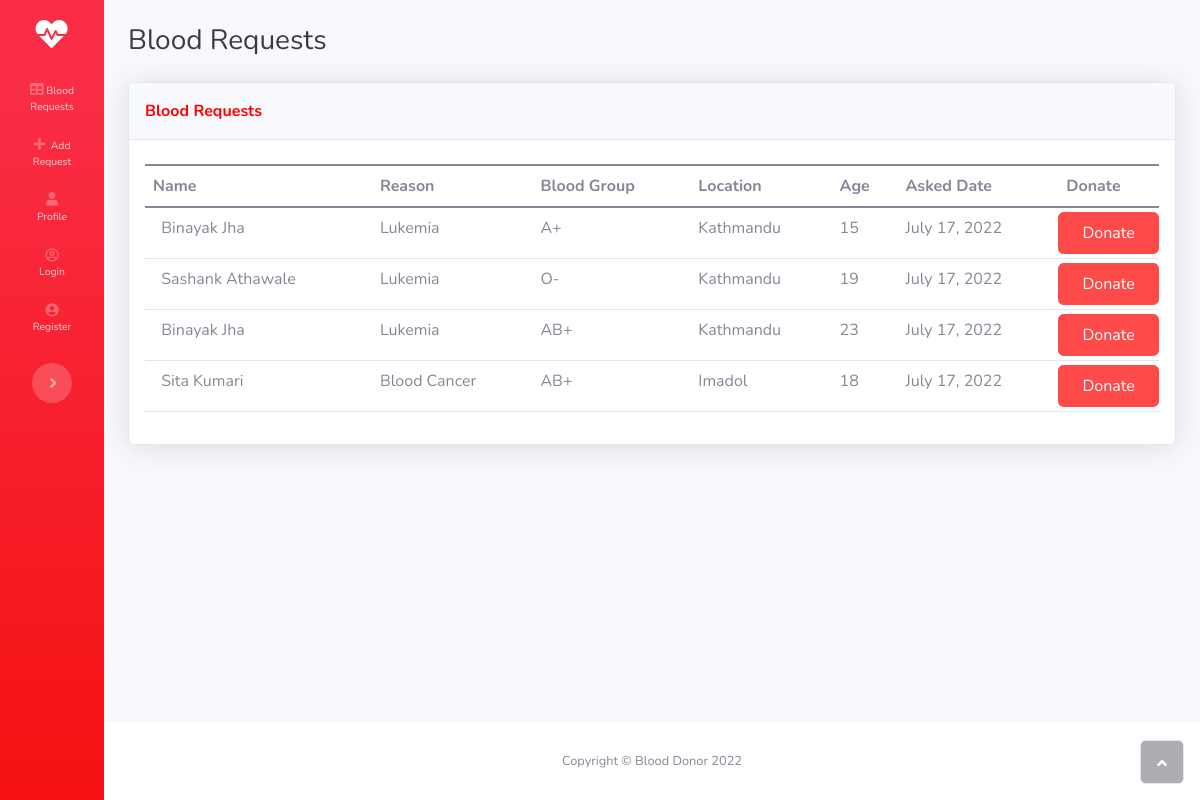
/, run on an earlier commit of the app's database.
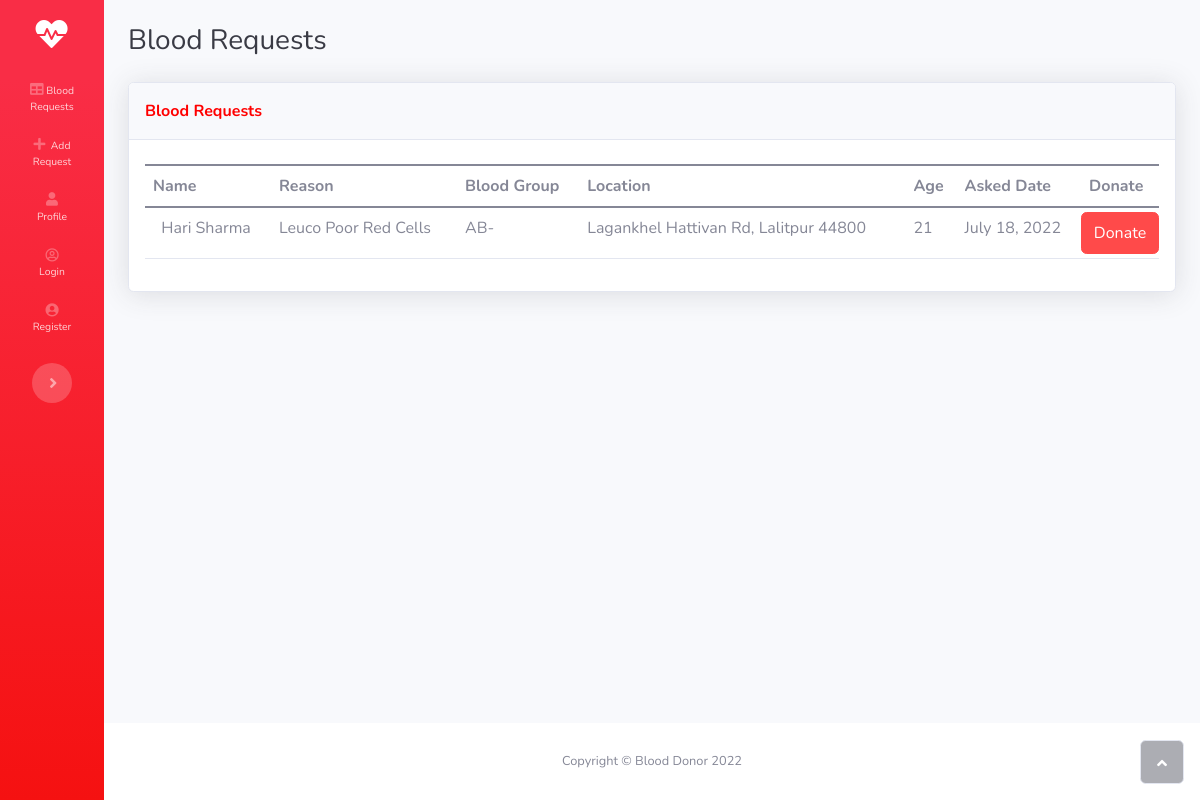
And on a later commit of the database.
### core/models.py (models this page shows, shortened)
class Blood_form(models.Model):
    id = models.AutoField(primary_key=True)
    name = models.CharField(max_length=50)
    email = models.EmailField(max_length=50)
    first_name = models.CharField(max_length=50)
    last_name = models.CharField(max_length=50)
    Age = models.IntegerField()
    blood_group = models.CharField(max_length=50)
    address = models.CharField(max_length=50)
    province = models.CharField(max_length=50)
    city = models.CharField(max_length=50)
    report = models.FileField(upload_to='media', blank = False, null = False)
    reason = models.CharField(max_length=50, blank=True, null=True, default=None)
    time = models.DateTimeField(auto_now_add=True, null=True)

### core/views.py (the view)
# urls.py: path('', views.Tabs.index, name='index'),
    def index(self):
        blood_request_list = Blood_form.objects.all()
        context = {'blood_request_list': blood_request_list}
        return render(self, 'blood_requests.html', context)

### core/templates/blood_requests.html (shortened to what this page needs)
<!DOCTYPE html>
<html>
{% load static %}
<head>
	{% include 'ELEMENTS/head_links.html' %}
</head>
<body id="page-top">
    <div id="wrapper">
    {% include 'ELEMENTS/navigation.html' %}
        <div class="d-flex flex-column" id="content-wrapper">
            <div id="content">
				{% include 'ELEMENTS/top_navbar.html' %}
                <div class="container-fluid">
                    <h3 class="text-dark mb-4">Blood Requests</h3>
                    <div class="card shadow">
                        <div class="card-header py-3">
                            <p class="text-primary m-0 fw-bold">Blood Requests</p>
                        </div>
                        <div class="card-body text-capitalize">
                            <div class="table-responsive table mt-2" id="dataTable" role="grid"
                                aria-describedby="dataTable_info">
                                <table class="table my-0" id="dataTable">
                                    <thead>
                                        <tr>
                                            <th>Name</th>
                                            <th>Reason</th>
                                            <th>Blood Group</th>
                                            <th>Location</th>
                                            <th>Age</th>
                                            <th>Asked Date</th>
                                            <th>Donate</th>
                                        </tr>
                                    </thead>
                                    <tbody>
                                        {% load humanize %}
                                        {% for item in blood_request_list %}
                                        <tr>
                                            <td>&nbsp; {{item.first_name }} {{item.last_name}} </td>
                                            <td class="text-capitalize">{{ item.reason }}</td>
                                            <td class="text-capitalize">{{item.blood_group}}</td>
                                            <td>{{ item.address }}</td>
                                            <td>{{ item.Age }}</td>
                                            <td>{{ item.time | naturalday}}</td>
                                            <td class="btn-danger btn mt-1 mb-1"
                                                style="background: #ff4a4a;border: 1px solid #ff4a4a;width: 100%;" id="donate-{{item.id}}" data-bs-toggle="modal" data-bs-target="#exampleModal-{{item.id}}">
                                                Donate</td>
                                        </tr>
        {% endfor %}
    </tbody>
</table>
</div>
        </div>
    </div>
</div>
</div>
           {% include 'ELEMENTS/footer.html' %}
        </div><a class="border rounded d-inline scroll-to-top" href="#page-top"><i class="fas fa-angle-up"></i></a>
    </div>
</body>
</html>

### core/templates/ELEMENTS/head_links.html (shortened to what this page needs)
{% load static %}
<link rel="stylesheet" href="{% static 'assets/bootstrap/css/bootstrap.min.css' %}">
<link rel="stylesheet" href="https://use.fontawesome.com/releases/v5.12.0/css/all.css">
<link rel="stylesheet" href="https://cdnjs.cloudflare.com/ajax/libs/font-awesome/4.7.0/css/font-awesome.min.css">
<link rel="stylesheet" href="{% static 'assets/fonts/fontawesome5-overrides.min.css' %}">
<link rel="stylesheet" href="{% static 'assets/css/styles.min.css' %}">

### core/templates/ELEMENTS/navigation.html (shortened to what this page needs)
<nav class="navbar navbar-dark align-items-start sidebar sidebar-dark accordion bg-gradient-primary p-0 toggled" style="transition: 0.3s;">
    <div class="container-fluid d-flex flex-column p-0">
        <a class="navbar-brand d-flex justify-content-center align-items-center sidebar-brand m-0" href="/">
            <div class="sidebar-brand-icon">
                <i class="fas fa-laugh-wink fas fa-heartbeat"></i>
            </div>
        </a>
        <ul class="navbar-nav text-light" id="accordionSidebar">
            <li class="nav-item">
                <a class="nav-link" href="/">
                    <i class="fas fa-table"></i>&nbsp;Blood Requests
                </a>
                <a class="nav-link" href="{% url 'blood_request_form' %}">
                    <i class="fas fa-plus"></i>&nbsp; Add Request
                </a>
            </li>
            <li class="nav-item">
                <a class="nav-link" href="{% url 'profile' %}">
                    <i class="fas fa-user"></i>
                    <span>Profile</span>
                </a>
            </li>
            <li class="nav-item">
                <a class="nav-link" href="{% url 'login' %}">
                    <i class="far fa-user-circle"></i>
                    <span>Login</span>
                </a>
            </li>
            <li class="nav-item">
                <a class="nav-link" href="{% url 'register' %}">
                    <i class="fas fa-user-circle"></i>
                    <span>Register</span>
                </a>
            </li>
        </ul>
        <div class="text-center d-none d-md-inline">
            <button class="btn rounded-circle border-0" id="sidebarToggle" type="button"></button>
        </div>
    </div>
</nav>

### core/templates/ELEMENTS/top_navbar.html (shortened to what this page needs)
{% if user.is_authenticated %}
    {% load static %}
        {% else %}
        <br>
{% endif %}

### core/templates/ELEMENTS/footer.html
<footer class="bg-white sticky-footer" style="margin-top: 22%;">
    <div class="container my-auto">
        <div class="text-center my-auto copyright"><span>Copyright © Blood Donor 2022</span></div>
    </div>
</footer>

### core/templates/ELEMENTS/scripts.html (shortened to what this page needs)
{% load static %}

What changed in the data, as far as the page shows it:
removed Blood_form: first_name "Binayak", last_name "Jha", reason "Lukemia", blood_group "A+", address "Kathmandu", Age "15", time "July 17, 2022"
removed Blood_form: first_name "Sashank", last_name "Athawale", reason "Lukemia", blood_group "O-", address "Kathmandu", Age "19", time "July 17, 2022"
removed Blood_form: first_name "Binayak", last_name "Jha", reason "Lukemia", blood_group "AB+", address "Kathmandu", Age "23", time "July 17, 2022"
removed Blood_form: first_name "Sita", last_name "Kumari", reason "Blood Cancer", blood_group "AB+", address "Imadol", Age "18", time "July 17, 2022"
added Blood_form: first_name "Hari", last_name "Sharma", reason "Leuco Poor Red Cells", blood_group "AB-", address "Lagankhel Hattivan Rd, Lalitpur 44800", Age "21", time "July 18, 2022"
